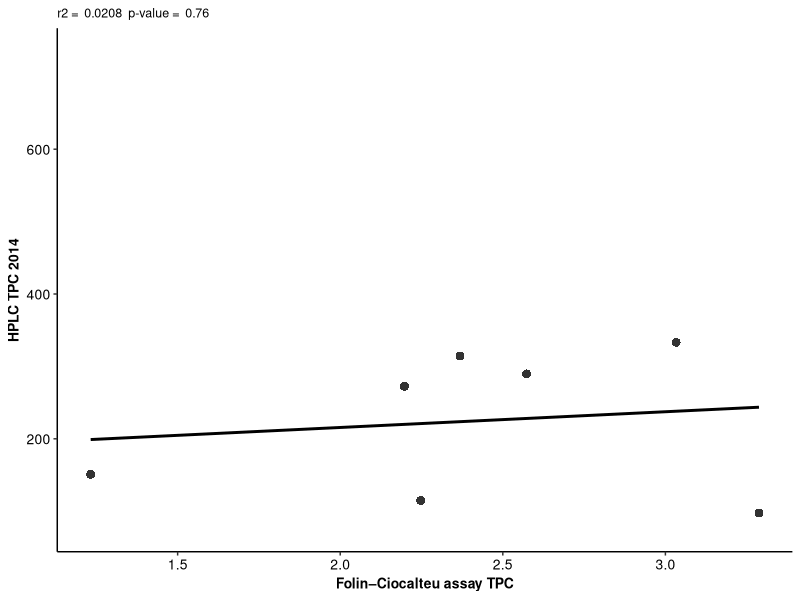
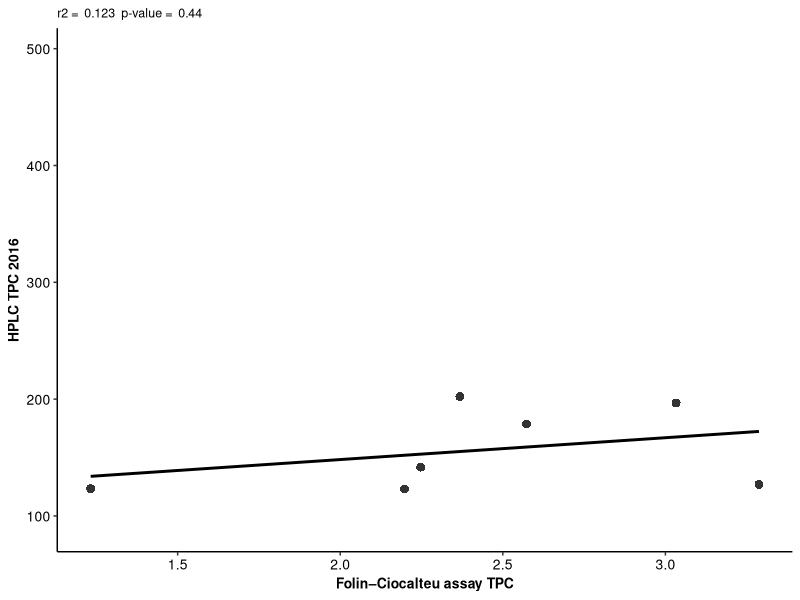

The R script that drew these images, in order:
#look at kendra's phenolic data to see if the overlapping apple accessions from her study and the ABC GWAS study that were easured for phenolic content have similar levels of phenolics. We used a different assay to measure phenolics so we would like to see if they are correlated and therefore if we would expect to see the same GWAS hit for phenolics.

library(readxl)
library(tidyverse)

phenolics_2014 <- read_excel("data/41438_2019_190_MOESM2_ESM (2).xls")
phenolics_2016 <- read_excel("data/41438_2019_190_MOESM3_ESM (4).xls")

#keep total phenolics
phenolics_2014 <- phenolics_2014 %>% select(ID, total_phenolics)
phenolics_2016 <- phenolics_2016 %>% select(ID, total_phenolics)

#load pheno data
geno_pheno_meta_data <- read_csv("outputs/geno_pheno_meta_data.csv")

phenolics_2014 <- left_join(phenolics_2014, geno_pheno_meta_data, by = c("ID" = "PLANTID"))
phenolics_2016 <- left_join(phenolics_2016, geno_pheno_meta_data, by = c("ID" = "PLANTID"))


tpc_2014 <- ggplot(phenolics_2014, aes(x=tpc, y=total_phenolics))+
  geom_point(size=3, stroke=0, alpha=0.8)+
  theme_bw()+
  labs(x="Folin–Ciocalteu assay TPC", y="HPLC TPC 2014")+
  theme(panel.border = element_blank(), axis.text=element_text(colour = "black", size=10), axis.title=element_text(size = 10, face = "bold"), panel.grid.major = element_blank(), panel.grid.minor = element_blank(), axis.line = element_line(colour = "black"), plot.title = element_text(size = 9))+
  stat_smooth(method="lm", col="black", se = FALSE)+
  ggtitle(paste("r2 = ", signif(cor.test(phenolics_2014$tpc, phenolics_2014$total_phenolics, method = "pearson")$estimate^2, digits = 3), " p-value = ", signif(cor.test(phenolics_2014$tpc, phenolics_2014$total_phenolics, method = "pearson")$p.value, digits = 2)))
ggsave("figures/tpc_2014.jpeg", plot = tpc_2014)

tpc_2016 <- ggplot(phenolics_2016, aes(x=tpc, y=total_phenolics))+
  geom_point(size=3, stroke=0, alpha=0.8)+
  theme_bw()+
  labs(x="Folin–Ciocalteu assay TPC", y="HPLC TPC 2016")+
  theme(panel.border = element_blank(), axis.text=element_text(colour = "black", size=10), axis.title=element_text(size = 10, face = "bold"), panel.grid.major = element_blank(), panel.grid.minor = element_blank(), axis.line = element_line(colour = "black"), plot.title = element_text(size = 9))+
  stat_smooth(method="lm", col="black", se = FALSE)+
  ggtitle(paste("r2 = ", signif(cor.test(phenolics_2016$tpc, phenolics_2016$total_phenolics, method = "pearson")$estimate^2, digits = 3), " p-value = ", signif(cor.test(phenolics_2016$tpc, phenolics_2016$total_phenolics, method = "pearson")$p.value, digits = 2)))
ggsave("figures/tpc_2016.jpeg", plot = tpc_2016)


